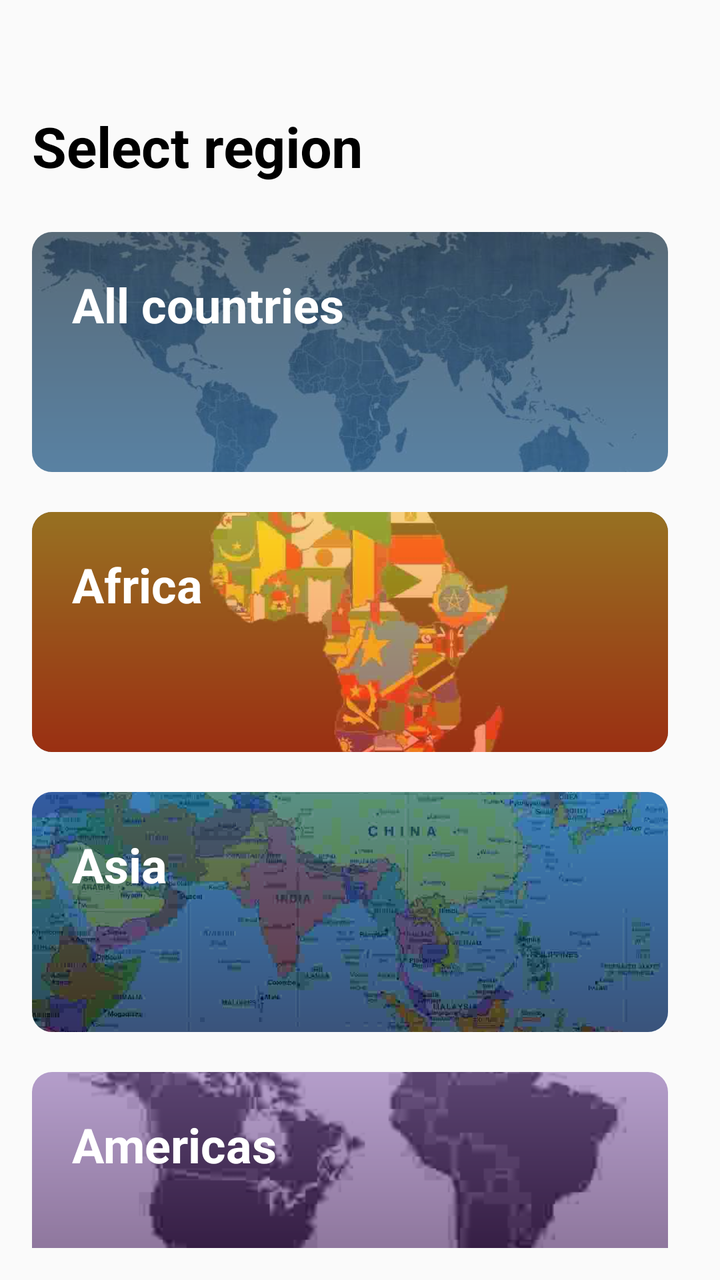
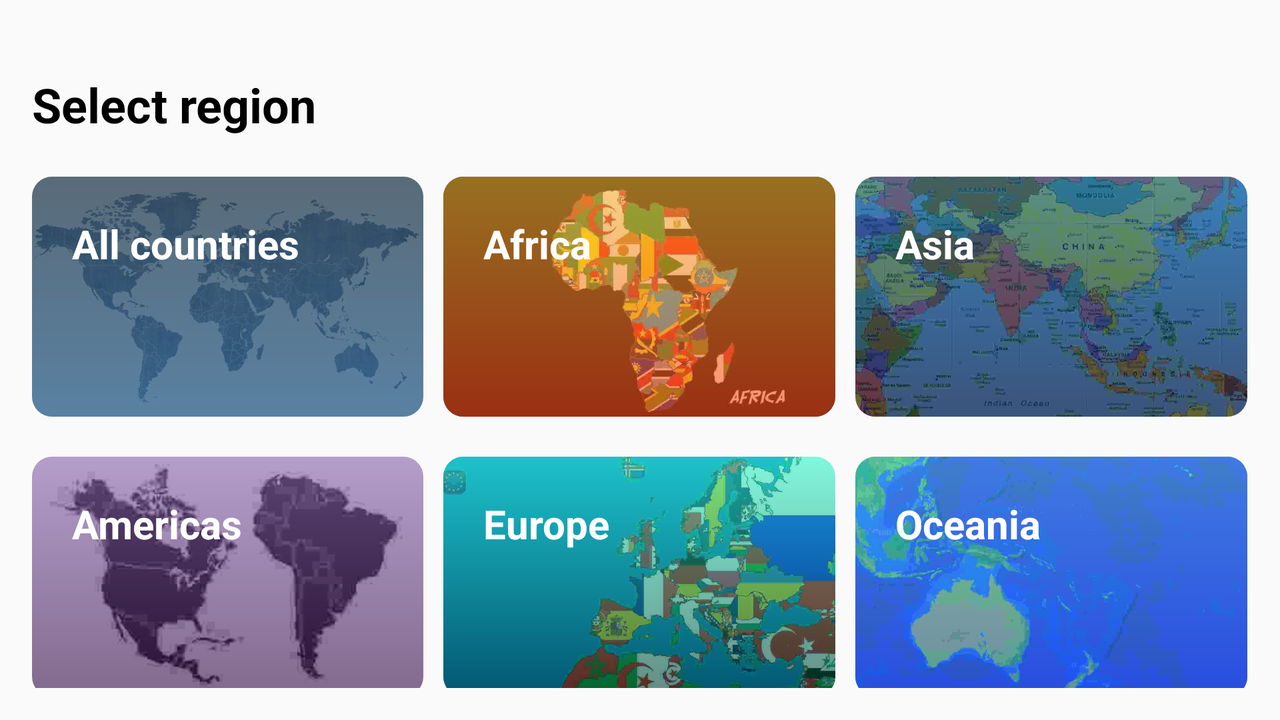

An Android layout and its configuration variant, each rendered on a device that would load it. The default file and the variant file are quoted in full after the pictures.
<!-- AndroidManifest.xml: application theme AppTheme -->
<!-- res/layout/fragment_home.xml -->
<?xml version="1.0" encoding="utf-8"?>
<androidx.coordinatorlayout.widget.CoordinatorLayout xmlns:android="http://schemas.android.com/apk/res/android"
    xmlns:app="http://schemas.android.com/apk/res-auto"
    xmlns:tools="http://schemas.android.com/tools"
    android:layout_width="match_parent"
    android:layout_height="match_parent"
    android:padding="16dp">

    <com.google.android.material.appbar.AppBarLayout
        android:id="@+id/app_bar_layout"
        android:layout_width="match_parent"
        android:layout_height="wrap_content"
        android:background="@color/transparent"
        app:elevation="0dp"
        app:layout_scrollFlags="scroll|exitUntilCollapsed">

        <com.google.android.material.appbar.CollapsingToolbarLayout
            android:id="@+id/collapsing_toolbar"
            android:layout_width="match_parent"
            android:layout_height="100dp"
            app:collapsedTitleGravity="center"
            app:collapsedTitleTextAppearance="@style/ToolbarTitleCollapsedStyle"
            app:expandedTitleGravity="left|bottom"
            app:expandedTitleMarginStart="0dp"
            app:expandedTitleTextAppearance="@style/ToolbarTitleExpandedStyle"
            app:layout_scrollFlags="scroll|snap|exitUntilCollapsed"
            app:title="@string/select_region_text"
            app:titleCollapseMode="scale">

            <androidx.appcompat.widget.Toolbar
                android:id="@+id/toolbar"
                android:layout_width="match_parent"
                android:layout_height="50dp"
                app:contentInsetStart="-10dp"
                app:contentInsetStartWithNavigation="?attr/actionBarSize"
                app:layout_collapseMode="pin"
                app:layout_scrollFlags="scroll|snap|exitUntilCollapsed"
                app:title="@string/select_region_text"
                app:titleMargin="0dp"
                app:titleMarginStart="0dp"
                app:titleMargins="0dp" />
        </com.google.android.material.appbar.CollapsingToolbarLayout>

    </com.google.android.material.appbar.AppBarLayout>


    <androidx.core.widget.NestedScrollView
        android:id="@+id/scroll_view"
        android:layout_width="match_parent"
        android:layout_height="match_parent"
        android:scrollbars="none"
        app:layout_behavior="@string/appbar_scrolling_view_behavior">

        <LinearLayout
            android:layout_width="match_parent"
            android:layout_height="wrap_content"
            android:orientation="vertical"
            android:paddingBottom="50dp">

            <RelativeLayout
                android:id="@+id/all_countries"
                style="@style/continent_bg"
                android:layout_width="match_parent">

                <com.google.android.material.imageview.ShapeableImageView
                    android:layout_width="match_parent"
                    android:layout_height="match_parent"
                    android:scaleType="centerCrop"
                    android:src="@drawable/world_image"
                    app:shapeAppearanceOverlay="@style/RoundedImage" />

                <View
                    android:layout_width="match_parent"
                    android:layout_height="match_parent"
                    android:alpha="0.6"
                    android:background="@drawable/bg_world" />

                <TextView
                    android:layout_width="wrap_content"
                    android:layout_height="wrap_content"
                    android:layout_marginStart="20dp"
                    android:layout_marginTop="20dp"
                    android:layout_marginEnd="20dp"
                    android:layout_marginBottom="20dp"
                    android:text="All countries"
                    android:textColor="@android:color/white"
                    android:textSize="24sp"
                    android:textStyle="bold" />

            </RelativeLayout>

            <RelativeLayout
                android:id="@+id/africa"
                style="@style/continent_bg"
                android:layout_width="match_parent">

                <com.google.android.material.imageview.ShapeableImageView
                    android:layout_width="match_parent"
                    android:layout_height="match_parent"
                    android:scaleType="centerCrop"
                    android:src="@drawable/africa_image"
                    app:shapeAppearanceOverlay="@style/RoundedImage" />

                <View
                    android:layout_width="match_parent"
                    android:layout_height="match_parent"
                    android:alpha="0.6"
                    android:background="@drawable/bg_africa" />

                <TextView
                    android:layout_width="wrap_content"
                    android:layout_height="wrap_content"
                    android:layout_marginStart="20dp"
                    android:layout_marginTop="20dp"
                    android:layout_marginEnd="20dp"
                    android:layout_marginBottom="20dp"
                    android:text="Africa"
                    android:textColor="@android:color/white"
                    android:textSize="24sp"
                    android:textStyle="bold" />

            </RelativeLayout>

            <RelativeLayout
                android:id="@+id/asia"
                style="@style/continent_bg"
                android:layout_width="match_parent">

                <com.google.android.material.imageview.ShapeableImageView
                    android:layout_width="match_parent"
                    android:layout_height="match_parent"
                    android:scaleType="centerCrop"
                    android:src="@drawable/asia_image"
                    app:shapeAppearanceOverlay="@style/RoundedImage" />

                <View
                    android:layout_width="match_parent"
                    android:layout_height="match_parent"
                    android:alpha="0.6"
                    android:background="@drawable/bg_asia" />

                <TextView
                    android:layout_width="wrap_content"
                    android:layout_height="wrap_content"
                    android:layout_marginStart="20dp"
                    android:layout_marginTop="20dp"
                    android:layout_marginEnd="20dp"
                    android:layout_marginBottom="20dp"
                    android:text="Asia"
                    android:textColor="@android:color/white"
                    android:textSize="24sp"
                    android:textStyle="bold" />

            </RelativeLayout>

            <RelativeLayout
                android:id="@+id/americas"
                style="@style/continent_bg"
                android:layout_width="match_parent">

                <com.google.android.material.imageview.ShapeableImageView
                    android:layout_width="match_parent"
                    android:layout_height="match_parent"
                    android:scaleType="centerCrop"
                    android:src="@drawable/americas_image"
                    app:shapeAppearanceOverlay="@style/RoundedImage" />

                <View
                    android:layout_width="match_parent"
                    android:layout_height="match_parent"
                    android:alpha="0.6"
                    android:background="@drawable/bg_america" />

                <TextView
                    android:layout_width="wrap_content"
                    android:layout_height="wrap_content"
                    android:layout_marginStart="20dp"
                    android:layout_marginTop="20dp"
                    android:layout_marginEnd="20dp"
                    android:layout_marginBottom="20dp"
                    android:text="Americas"
                    android:textColor="@android:color/white"
                    android:textSize="24sp"
                    android:textStyle="bold" />

            </RelativeLayout>

            <RelativeLayout
                android:id="@+id/europe"
                style="@style/continent_bg"
                android:layout_width="match_parent">

                <com.google.android.material.imageview.ShapeableImageView
                    android:layout_width="match_parent"
                    android:layout_height="match_parent"
                    android:scaleType="centerCrop"
                    android:src="@drawable/europe_image"
                    app:shapeAppearanceOverlay="@style/RoundedImage" />

                <View
                    android:layout_width="match_parent"
                    android:layout_height="match_parent"
                    android:alpha="0.6"
                    android:background="@drawable/bg_europa" />

                <TextView
                    android:layout_width="wrap_content"
                    android:layout_height="wrap_content"
                    android:layout_margin="20dp"
                    android:text="Europe"
                    android:textColor="@android:color/white"
                    android:textSize="24sp"
                    android:textStyle="bold" />

            </RelativeLayout>

            <RelativeLayout
                android:id="@+id/oceania"
                style="@style/continent_bg"
                android:layout_width="match_parent">

                <com.google.android.material.imageview.ShapeableImageView
                    android:layout_width="match_parent"
                    android:layout_height="match_parent"
                    android:scaleType="centerCrop"
                    android:src="@drawable/oceania_image"
                    app:shapeAppearanceOverlay="@style/RoundedImage" />

                <View
                    android:layout_width="match_parent"
                    android:layout_height="match_parent"
                    android:alpha="0.6"
                    android:background="@drawable/bg_oceania" />

                <TextView
                    android:layout_width="wrap_content"
                    android:layout_height="wrap_content"
                    android:layout_marginStart="20dp"
                    android:layout_marginTop="20dp"
                    android:layout_marginEnd="20dp"
                    android:layout_marginBottom="20dp"
                    android:text="Oceania"
                    android:textColor="@android:color/white"
                    android:textSize="24sp"
                    android:textStyle="bold" />

            </RelativeLayout>

        </LinearLayout>

    </androidx.core.widget.NestedScrollView>


</androidx.coordinatorlayout.widget.CoordinatorLayout>
<!-- resources referenced by this layout -->
<resources>
  <color name="transparent">#00000000</color>
  <!-- drawable bg_africa (drawable) -->
  <?xml version="1.0" encoding="utf-8"?>
  <ripple xmlns:android="http://schemas.android.com/apk/res/android"
      android:color="@android:color/white">
      <item>
          <shape>
              <gradient
                  android:angle="-45"
                  android:endColor="#fc4a1a"
                  android:startColor="#f7b733" />
  
              <corners android:radius="10dp" />
          </shape>
      </item>
  </ripple>
  <!-- drawable bg_america (drawable) -->
  <?xml version="1.0" encoding="utf-8"?>
  <ripple xmlns:android="http://schemas.android.com/apk/res/android"
      android:color="@android:color/white">
      <item>
          <shape>
              <gradient
                  android:angle="-45"
                  android:endColor="#2F0743"
                  android:startColor="#835EA8" />
  
              <corners android:radius="10dp" />
          </shape>
      </item>
  </ripple>
  <!-- drawable bg_asia (drawable) -->
  <?xml version="1.0" encoding="utf-8"?>
  <ripple xmlns:android="http://schemas.android.com/apk/res/android"
      android:color="#86FFFFFF">
      <item>
          <shape>
              <gradient
                  android:angle="-45"
                  android:endColor="#000428"
                  android:startColor="#004e92" />
  
              <corners android:radius="10dp" />
          </shape>
      </item>
  </ripple>
  <!-- drawable bg_oceania (drawable) -->
  <?xml version="1.0" encoding="utf-8"?>
  <ripple xmlns:android="http://schemas.android.com/apk/res/android"
      android:color="@android:color/white">
      <item>
          <shape>
              <gradient
                  android:angle="-45"
                  android:endColor="#2F80ED"
                  android:startColor="#56CCF2" />
  
              <corners android:radius="10dp" />
          </shape>
      </item>
  </ripple>
  <!-- drawable bg_world (drawable) -->
  <?xml version="1.0" encoding="utf-8"?>
  <ripple android:color="@android:color/white"
      xmlns:android="http://schemas.android.com/apk/res/android">
      <item>
          <shape>
              <gradient
                  android:startColor="#0A2741"
                  android:endColor="#0B4D88"
                  android:angle="-45"
                  />
  
              <corners android:radius="10dp"/>
          </shape>
      </item>
  </ripple>
  <string name="select_region_text">Select region</string>
  <style name="RoundedImage">
          <item name="cornerFamily">rounded</item>
          <item name="cornerSize">10dp</item>
      </style>
  <style name="ToolbarTitleCollapsedStyle">
          <item name="android:textSize">20sp</item>
          <item name="android:textColor">@color/black</item>
          <item name="android:textStyle">bold</item>
      </style>
  <style name="ToolbarTitleExpandedStyle">
          <item name="android:textSize">28sp</item>
          <item name="android:textColor">@color/black</item>
          <item name="android:textStyle">bold</item>
      </style>
  <style name="continent_bg">
          <item name="android:clickable">true</item>
          <item name="android:clipToPadding">false</item>
          <item name="android:elevation">12dp</item>
          <item name="android:layout_height">120dp</item>
          <item name="android:layout_width">0dp</item>
          <item name="android:layout_marginBottom">20dp</item>
          <item name="android:layout_marginEnd">10dp</item>
      </style>
  <color name="black">#000</color>
  <color name="colorPrimary">#07A581</color>
  <color name="colorPrimaryDark">#06755C</color>
  <color name="colorAccent">#03DAC5</color>
  <color name="white">#fff</color>
  <style name="SnackBarStyle" parent="Widget.Design.Snackbar">
          <item name="android:layout_marginStart">16dp</item>
          <item name="android:layout_marginEnd">16dp</item>
      </style>
</resources>
<!-- res/layout-land/fragment_home.xml (the author's variant of the layout above) -->
<!-- drawn on the phone turned sideways -->
<?xml version="1.0" encoding="utf-8"?>
<LinearLayout xmlns:android="http://schemas.android.com/apk/res/android"
    xmlns:app="http://schemas.android.com/apk/res-auto"
    xmlns:tools="http://schemas.android.com/tools"
    android:layout_width="match_parent"
    android:layout_height="match_parent"
    android:clipToPadding="false"
    android:orientation="vertical"
    android:padding="16dp">

    <TextView
        android:layout_width="wrap_content"
        android:layout_height="wrap_content"
        android:layout_marginTop="20dp"
        android:text="@string/select_region_text"
        android:textColor="@android:color/black"
        android:textSize="24sp"
        android:textStyle="bold" />

    <ScrollView
        android:layout_width="match_parent"
        android:layout_height="match_parent"
        android:clipToPadding="false"
        android:paddingBottom="60dp"
        android:scrollbars="none">

        <GridLayout
            android:layout_width="match_parent"
            android:layout_height="match_parent"
            android:layout_marginTop="20dp"
            android:layout_marginEnd="-10dp"
            android:columnCount="3"
            android:scrollbars="none">

            <RelativeLayout
                android:id="@+id/all_countries"
                style="@style/continent_bg"
                android:layout_columnWeight="1">

                <com.google.android.material.imageview.ShapeableImageView
                    android:layout_width="match_parent"
                    android:layout_height="match_parent"
                    android:scaleType="centerCrop"
                    android:src="@drawable/world_image"
                    app:shapeAppearanceOverlay="@style/RoundedImage" />

                <View
                    android:layout_width="match_parent"
                    android:layout_height="match_parent"
                    android:alpha="0.6"
                    android:background="@drawable/bg_world" />

                <TextView
                    android:layout_width="wrap_content"
                    android:layout_height="wrap_content"
                    android:layout_marginStart="20dp"
                    android:layout_marginTop="20dp"
                    android:layout_marginEnd="20dp"
                    android:layout_marginBottom="20dp"
                    android:text="All countries"
                    android:textColor="@android:color/white"
                    android:textSize="20sp"
                    android:textStyle="bold" />

            </RelativeLayout>

            <RelativeLayout
                android:id="@+id/africa"
                style="@style/continent_bg"
                android:layout_columnWeight="1">

                <com.google.android.material.imageview.ShapeableImageView
                    android:layout_width="match_parent"
                    android:layout_height="match_parent"
                    android:scaleType="centerCrop"
                    android:src="@drawable/africa_image"
                    app:shapeAppearanceOverlay="@style/RoundedImage" />

                <View
                    android:layout_width="match_parent"
                    android:layout_height="match_parent"
                    android:alpha="0.6"
                    android:background="@drawable/bg_africa" />

                <TextView
                    android:layout_width="wrap_content"
                    android:layout_height="wrap_content"
                    android:layout_marginStart="20dp"
                    android:layout_marginTop="20dp"
                    android:layout_marginEnd="20dp"
                    android:layout_marginBottom="20dp"
                    android:text="Africa"
                    android:textColor="@android:color/white"
                    android:textSize="20sp"
                    android:textStyle="bold" />

            </RelativeLayout>

            <RelativeLayout
                android:id="@+id/asia"
                style="@style/continent_bg"
                android:layout_columnWeight="1">

                <com.google.android.material.imageview.ShapeableImageView
                    android:layout_width="match_parent"
                    android:layout_height="match_parent"
                    android:scaleType="centerCrop"
                    android:src="@drawable/asia_image"
                    app:shapeAppearanceOverlay="@style/RoundedImage" />

                <View
                    android:layout_width="match_parent"
                    android:layout_height="match_parent"
                    android:alpha="0.6"
                    android:background="@drawable/bg_asia" />

                <TextView
                    android:layout_width="wrap_content"
                    android:layout_height="wrap_content"
                    android:layout_marginStart="20dp"
                    android:layout_marginTop="20dp"
                    android:layout_marginEnd="20dp"
                    android:layout_marginBottom="20dp"
                    android:text="Asia"
                    android:textColor="@android:color/white"
                    android:textSize="20sp"
                    android:textStyle="bold" />

            </RelativeLayout>

            <RelativeLayout
                android:id="@+id/americas"
                style="@style/continent_bg"
                android:layout_columnWeight="1">

                <com.google.android.material.imageview.ShapeableImageView
                    android:layout_width="match_parent"
                    android:layout_height="match_parent"
                    android:scaleType="centerCrop"
                    android:src="@drawable/americas_image"
                    app:shapeAppearanceOverlay="@style/RoundedImage" />

                <View
                    android:layout_width="match_parent"
                    android:layout_height="match_parent"
                    android:alpha="0.6"
                    android:background="@drawable/bg_america" />

                <TextView
                    android:layout_width="wrap_content"
                    android:layout_height="wrap_content"
                    android:layout_marginStart="20dp"
                    android:layout_marginTop="20dp"
                    android:layout_marginEnd="20dp"
                    android:layout_marginBottom="20dp"
                    android:text="Americas"
                    android:textColor="@android:color/white"
                    android:textSize="20sp"
                    android:textStyle="bold" />

            </RelativeLayout>

            <RelativeLayout
                android:id="@+id/europe"
                style="@style/continent_bg"
                android:layout_columnWeight="1">

                <com.google.android.material.imageview.ShapeableImageView
                    android:layout_width="match_parent"
                    android:layout_height="match_parent"
                    android:scaleType="centerCrop"
                    android:src="@drawable/europe_image"
                    app:shapeAppearanceOverlay="@style/RoundedImage" />

                <View
                    android:layout_width="match_parent"
                    android:layout_height="match_parent"
                    android:alpha="0.6"
                    android:background="@drawable/bg_europa" />

                <TextView
                    android:layout_width="wrap_content"
                    android:layout_height="wrap_content"
                    android:layout_marginStart="20dp"
                    android:layout_marginTop="20dp"
                    android:layout_marginEnd="20dp"
                    android:layout_marginBottom="20dp"
                    android:text="Europe"
                    android:textColor="@android:color/white"
                    android:textSize="20sp"
                    android:textStyle="bold" />

            </RelativeLayout>

            <RelativeLayout
                android:id="@+id/oceania"
                style="@style/continent_bg"
                android:layout_columnWeight="1">

                <com.google.android.material.imageview.ShapeableImageView
                    android:layout_width="match_parent"
                    android:layout_height="match_parent"
                    android:scaleType="centerCrop"
                    android:src="@drawable/oceania_image"
                    app:shapeAppearanceOverlay="@style/RoundedImage" />

                <View
                    android:layout_width="match_parent"
                    android:layout_height="match_parent"
                    android:alpha="0.6"
                    android:background="@drawable/bg_oceania" />

                <TextView
                    android:layout_width="wrap_content"
                    android:layout_height="wrap_content"
                    android:layout_marginStart="20dp"
                    android:layout_marginTop="20dp"
                    android:layout_marginEnd="20dp"
                    android:layout_marginBottom="20dp"
                    android:text="Oceania"
                    android:textColor="@android:color/white"
                    android:textSize="20sp"
                    android:textStyle="bold" />

            </RelativeLayout>


        </GridLayout>
    </ScrollView>

</LinearLayout>
<!-- resources referenced by the variant -->
<!-- as the phone turned sideways resolves them -->
<resources>
  <!-- drawable bg_africa (drawable) -->
  <?xml version="1.0" encoding="utf-8"?>
  <ripple xmlns:android="http://schemas.android.com/apk/res/android"
      android:color="@android:color/white">
      <item>
          <shape>
              <gradient
                  android:angle="-45"
                  android:endColor="#fc4a1a"
                  android:startColor="#f7b733" />
  
              <corners android:radius="10dp" />
          </shape>
      </item>
  </ripple>
  <!-- drawable bg_america (drawable) -->
  <?xml version="1.0" encoding="utf-8"?>
  <ripple xmlns:android="http://schemas.android.com/apk/res/android"
      android:color="@android:color/white">
      <item>
          <shape>
              <gradient
                  android:angle="-45"
                  android:endColor="#2F0743"
                  android:startColor="#835EA8" />
  
              <corners android:radius="10dp" />
          </shape>
      </item>
  </ripple>
  <!-- drawable bg_asia (drawable) -->
  <?xml version="1.0" encoding="utf-8"?>
  <ripple xmlns:android="http://schemas.android.com/apk/res/android"
      android:color="#86FFFFFF">
      <item>
          <shape>
              <gradient
                  android:angle="-45"
                  android:endColor="#000428"
                  android:startColor="#004e92" />
  
              <corners android:radius="10dp" />
          </shape>
      </item>
  </ripple>
  <!-- drawable bg_europa (drawable) -->
  <?xml version="1.0" encoding="utf-8"?>
  <ripple android:color="@android:color/white"
      xmlns:android="http://schemas.android.com/apk/res/android">
      <item>
          <shape>
              <gradient
                  android:startColor="#2EF4C7"
                  android:endColor="#004031"
                  android:angle="-45"
                  />
  
              <corners android:radius="10dp"/>
          </shape>
      </item>
  </ripple>
  <!-- drawable bg_oceania (drawable) -->
  <?xml version="1.0" encoding="utf-8"?>
  <ripple xmlns:android="http://schemas.android.com/apk/res/android"
      android:color="@android:color/white">
      <item>
          <shape>
              <gradient
                  android:angle="-45"
                  android:endColor="#2F80ED"
                  android:startColor="#56CCF2" />
  
              <corners android:radius="10dp" />
          </shape>
      </item>
  </ripple>
  <!-- drawable bg_world (drawable) -->
  <?xml version="1.0" encoding="utf-8"?>
  <ripple android:color="@android:color/white"
      xmlns:android="http://schemas.android.com/apk/res/android">
      <item>
          <shape>
              <gradient
                  android:startColor="#0A2741"
                  android:endColor="#0B4D88"
                  android:angle="-45"
                  />
  
              <corners android:radius="10dp"/>
          </shape>
      </item>
  </ripple>
  <string name="select_region_text">Select region</string>
  <style name="RoundedImage">
          <item name="cornerFamily">rounded</item>
          <item name="cornerSize">10dp</item>
      </style>
  <style name="continent_bg">
          <item name="android:clickable">true</item>
          <item name="android:clipToPadding">false</item>
          <item name="android:elevation">12dp</item>
          <item name="android:layout_height">120dp</item>
          <item name="android:layout_width">0dp</item>
          <item name="android:layout_marginBottom">20dp</item>
          <item name="android:layout_marginEnd">10dp</item>
      </style>
  <color name="colorPrimary">#07A581</color>
  <color name="colorPrimaryDark">#06755C</color>
  <color name="colorAccent">#03DAC5</color>
  <color name="white">#fff</color>
  <style name="SnackBarStyle" parent="Widget.Design.Snackbar">
          <item name="android:layout_marginStart">16dp</item>
          <item name="android:layout_marginEnd">16dp</item>
      </style>
</resources>
